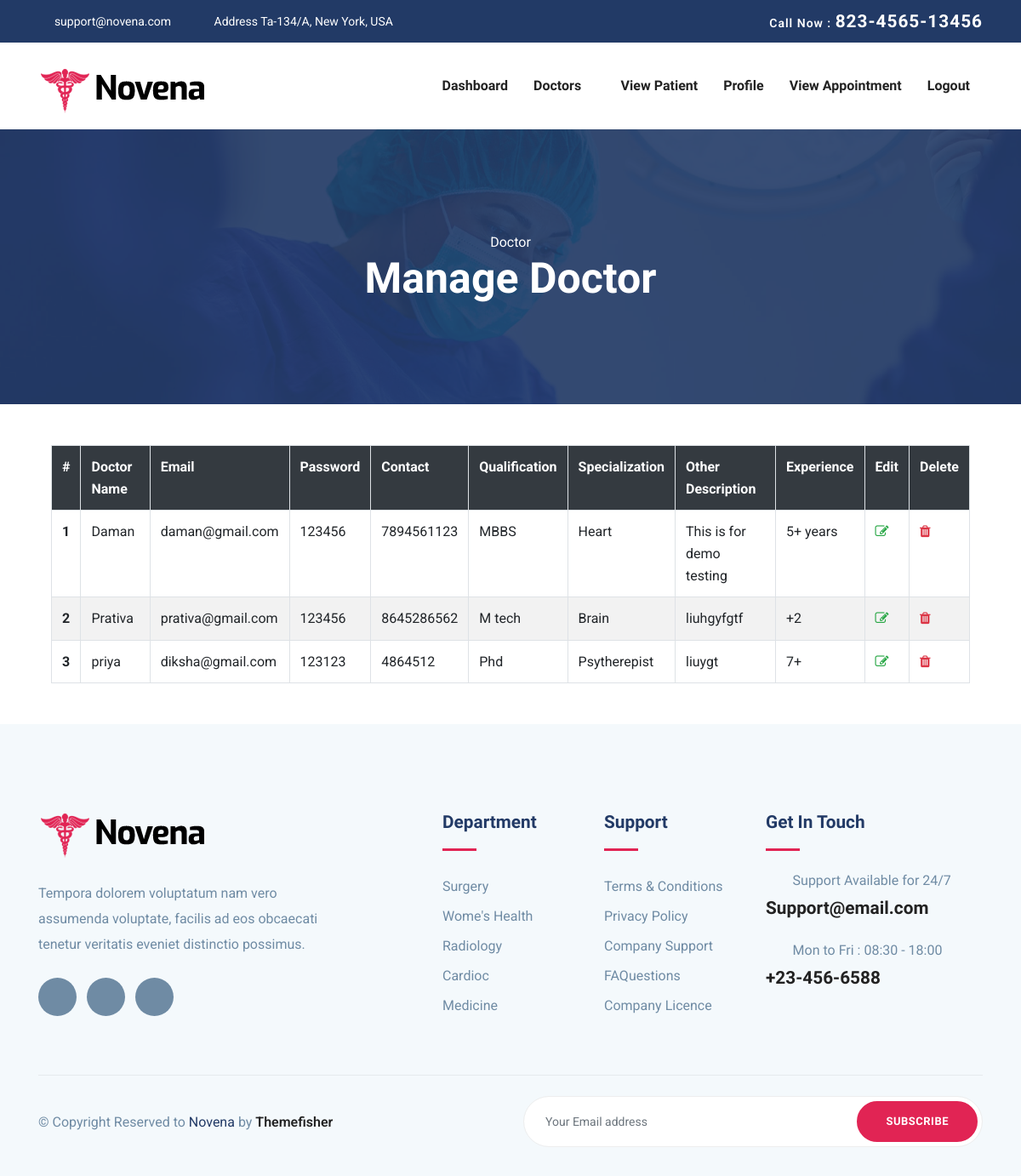
The page /admin/manage_doctor.php (signed in) on the database its author committed.
### tables this page shows
CREATE TABLE `doctor` (
  `id` int(11) NOT NULL,
  `doctor_name` varchar(100) NOT NULL,
  `email` varchar(100) NOT NULL,
  `password` varchar(100) NOT NULL,
  `contact` bigint(10) NOT NULL,
  `qualification` varchar(100) NOT NULL,
  `specialization` varchar(100) NOT NULL,
  `other_description` longtext NOT NULL,
  `experience` varchar(100) NOT NULL,
  `created_at` timestamp NOT NULL DEFAULT current_timestamp() ON UPDATE current_timestamp()
);

### admin/manage_doctor.php (the view, shortened to what this page needs)
<?php
	include("admin_header.php");
?>
<section class="page-title bg-1">
  <div class="container">
    <div class="row">
      <div class="col-md-12">
        <div class="block text-center">
          <span class="text-white">Doctor</span>
          <h1 class="text-capitalize mb-5 text-lg">Manage Doctor</h1>
        </div>
      </div>
    </div>
  </div>
</section>
<div class="about">
	<div class="container">
       <div class="ab-agile">
			<div class="col-md-12 mx-auto my-5">
				<table class="table table-bordered table-striped">
                    <tr class="bg-dark text-white">
                        <th>#</th>
                        <th>Doctor Name</th>
                        <th>Email</th>
                        <th>Password</th>
                        <th>Contact</th>
                        <th>Qualification</th>
                        <th>Specialization</th>
                        <th>Other Description</th>
                        <th>Experience</th>
                        <th>Edit</th>
                        <th>Delete</th>
                    </tr>
                    <?php
                        $sno =1;
                        include('config.php');
                        $query=mysqli_query($conn,"SELECT * FROM `doctor`");
                        while($row=mysqli_fetch_array($query))
                        {
                    ?>
                    <tr>
                        <th scope="row"><?php echo $sno; ?></th>
                        <td><?php echo $row['doctor_name']; ?></td>
                        <td><?php echo $row['email']; ?></td>
                        <td><?php echo $row['password']; ?></td>
                        <td><?php echo $row['contact']; ?></td>
                        <td><?php echo $row['qualification']; ?></td>
                        <td><?php echo $row['specialization']; ?></td>
                        <td><?php echo $row['other_description']; ?></td>
                        <td><?php echo $row['experience']; ?></td>
                        <td>
                            <a href="update_doctor.php?id=<?php echo $row['id']; ?>">
                                <i class="fa fa-edit text-success"></i>
                            </a>
                        </td>
                        <td>
                            <a href="delete_doctor.php?id=<?php echo $row['id']; ?>">
                                <i class="fa fa-trash text-danger"></i>
                            </a>
                        </td>
                    </tr>
                    <?php
                        $sno++;
                        }
                    ?>
                </table>
			</div>
		</div>
	</div>
</div>
<?php
include("footer.php");
?>

### admin/css/style.css (style rules this page uses)
html { overflow-x: hidden; }
body { line-height: 1.6; font-family: "Roboto", sans-serif; -webkit-font-smoothing: antialiased; font-size: 16px; color: #6F8BA4; font-weight: 400; }
h1, .h1, h2, .h2, h3, .h3, h4, .h4, h5, .h5, h6, .h6 { font-family: "Exo", sans-serif; font-weight: 700; color: #222; }
h1, .h1 { font-size: 2.5rem; }
.bg-dark { background: #222; }
.text-lg { font-size: 3.75rem; }
a { color: #222; text-decoration: none; transition: all .35s ease; }
.page-title { padding: 120px 0px 70px 0px; position: relative; }
.page-title .block h1 { color: #fff; }
.text-lg { font-size: 50px; }
.bg-1 { background: url("../images/bg/22.jpg") no-repeat 50% 50%; background-size: cover; position: relative; }

### rows shown on the page
doctor: doctor_name "Daman", email "daman@gmail.com", password "123456", contact "7894561123", qualification "MBBS", specialization "Heart", other_description "This is for demo testing", experience "5+ years"
doctor: doctor_name "Prativa", email "prativa@gmail.com", password "123456", contact "8645286562", qualification "M tech", specialization "Brain", other_description "liuhgyfgtf", experience "+2"
doctor: doctor_name "priya", email "diksha@gmail.com", password "123123", contact "4864512", qualification "Phd", specialization "Psytherepist", other_description "liuygt", experience "7+"
